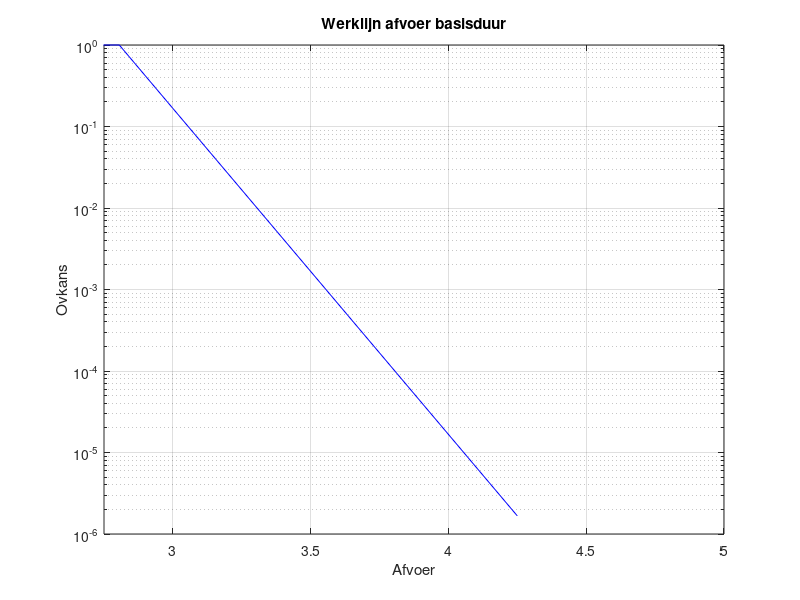
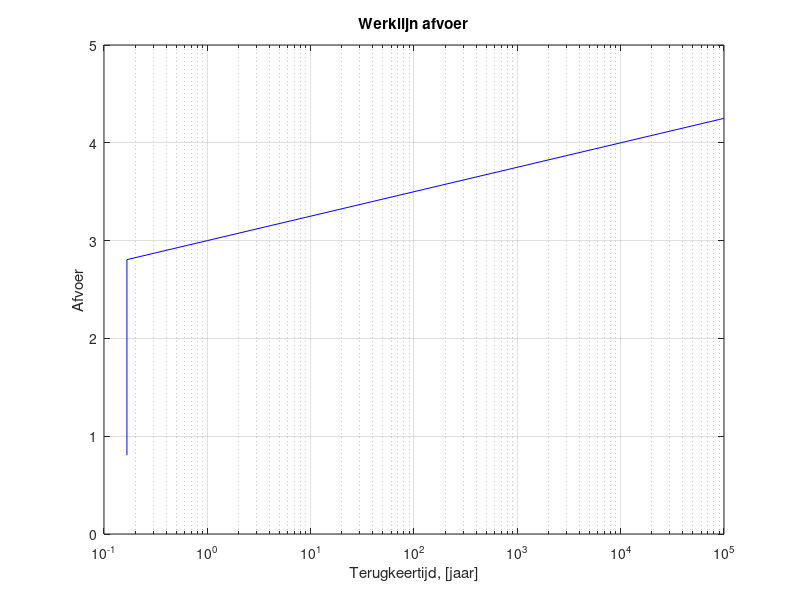
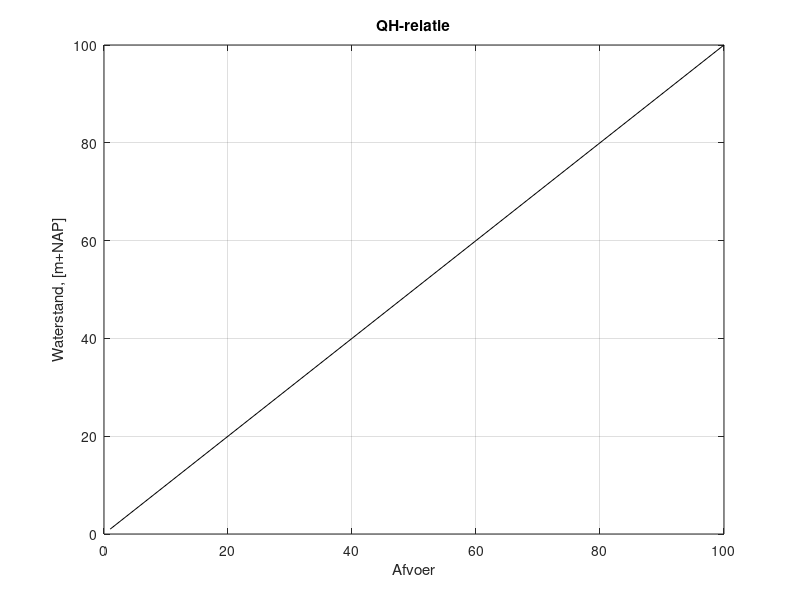
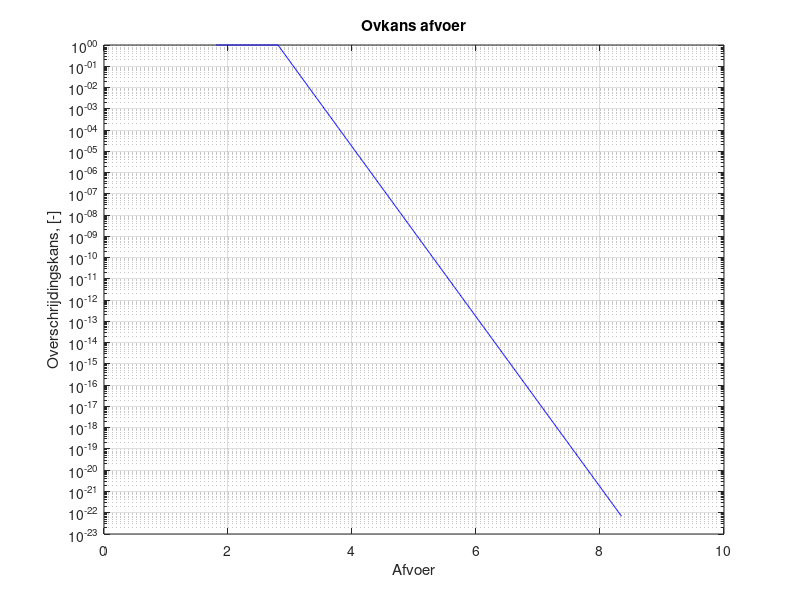

The MATLAB source for these figures, in order: (Note: this script raises an error after producing the figures.)
% Script om modelonzekerheden waterstand uit te integreren.
%
% Aanname: volledige afhankelijkheid opeenvolgende blokken.
%
% Versie van het programma waarbij je een decimeringswaarde van de
% waterstand kunt invoeren.
%
% % Auteur: Chris Geerse
% % Juli 2016



%==========================================================================
% Algemene zaken
%==========================================================================

clc;
clear;
close all
addpath 'Hulproutines\' 'Invoer\';

% Voer hier de decimeringswaarde van de waterstand in:
hDec  = 0.25;    % m

% Onzekerheid waterstand, normaal verdeel met mu en sigma
hMu  = 0;        %m
hSig = 0.4;     %m

% Bepaal onzekerheid bij terugkeertijd:
Tkt         = 1000; %NB: effect is wel afhankelijk van Tkt.

%==========================================================================
% Invoerparameters.
%==========================================================================

% Ovkans afvoer in basisduur. Neem gewoon de afvoer en de waterstand gelijk
% aan elkaar.
hBegin     = 3.0;   %m+NAP
% kOvkansInv = [...
%     hBegin,        1/6               %T = 1 jaar
%     hBegin+5*hDec, 1/6*(1/100000)];  %T = 10^5 jaar

hMin = hBegin + hDec*log10(1/6);
kOvkansInv = [...
    hMin-2,        1
    hMin,          1-0.00001
    hBegin,        1/6               %T = 1 jaar
    hBegin+5*hDec, 1/6*(1/100000)];  %T = 10^5 jaar
    


% Kansen basisduur
figure
semilogy( kOvkansInv(:,1), kOvkansInv(:,2), 'b-')
hold on; grid on
title('Werklijn afvoer basisduur')
xlabel('Afvoer')
ylabel('Ovkans')
%legend('Zonder modelonzekerheid ws', 'Met modelonzekerheid ws')
xlim([hBegin - hDec,5])

% Werklijn afvoer
figure
semilogx(1./(6*kOvkansInv(:,2)), kOvkansInv(:,1), 'b-')
hold on; grid on
title('Werklijn afvoer')
xlabel('Terugkeertijd, [jaar]')
ylabel('Afvoer')
%legend('Zonder modelonzekerheid ws', 'Met modelonzekerheid ws')
xlim([0.10, 1e5])

% QH-relatie (zelfde als afvoer)
QH_relatie =[...
    1,   1
    100, 100];

figure
plot(QH_relatie(:,1),QH_relatie(:,2), 'k-')
hold on; grid on
title('QH-relatie')
xlabel('Afvoer')
ylabel('Waterstand, [m+NAP]')
%xlim([6000, 24000])





%==========================================================================
%==========================================================================
% Berekeningen
%==========================================================================
%==========================================================================

% Maak k-grid (hier gewoon in meters)
%kMin = hBegin;
kMin = hMin -1;
kSt  = 0.01;    %default 0.001
%kMax = hBegin + 30*hDec;
kMax = hBegin + 15*hDec + 4*hSig;

% Ovkansen op kGrid
kGrid = [kMin : kSt : kMax]';
kPov  = exp( interp1(kOvkansInv(:,1), log(kOvkansInv(:,2)), kGrid, 'linear', 'extrap') );

figure
semilogy(kGrid, kPov, 'b-')
hold on; grid on
title('Ovkans afvoer')
xlabel('Afvoer')
ylabel('Overschrijdingskans, [-]')



%==========================================================================
% Ovkansen waterstand zonder modelonzekerheid waterstand
%==========================================================================

% grid van waterstanden
hGrid = kGrid;

for i = 1 : length(hGrid)
    hPov(i)  = exp( interp1( kGrid, log(kPov),  bepaalQbijH( hGrid(i), QH_relatie) , 'linear', 'extrap') );
end


figure
semilogy(hGrid, hPov, 'b-')
hold on; grid on
title('Ovkans waterstand')
xlabel('Waterstand')
ylabel('Overschrijdingskans, [-]')



%==========================================================================
% Ovkansen waterstand met modelonzekerheid waterstand
%==========================================================================

% Maak y-grid voor verwerken onzekerheid waterstand
yMin  = hMu - 4*hSig;
ySt   = hSig/10;
yMax  = hMu + 4*hSig;

yGrid = [yMin : ySt : yMax]';


% Bereken integraal P_B(H>h) inclusief onzekerheid y voor ws in basisduur B.
% Doe dit op h-grid van waterstanden.

%initialisatie
PovAfvoer      = zeros(length(yGrid),1);
maximalePovAfvoer = 0;
for i = 1 : length(hGrid)
    
    PovAfvoer    = exp( interp1( kGrid, log(kPov),  bepaalQbijH( hGrid(i) - yGrid, QH_relatie) , 'linear', 'extrap') );
    PovAfvoer(PovAfvoer>=1) = 1;
    
    klassekansen = normpdf(yGrid, hMu, hSig)*ySt;
    
    % bereken integraal
    hPovOnz(i)   = klassekansen' * PovAfvoer;
    
    maximalePovAfvoer = [maximalePovAfvoer, max(PovAfvoer)];
end



% Effect onzekerheid bij terugkeertijd T:
%Tkt         = 1;
hZonderOnz  = interp1( log(hPov),    hGrid, log( (1/Tkt)/6 ), 'linear', 'extrap');
hMetOnz     = interp1( log(hPovOnz), hGrid, log( (1/Tkt)/6 ), 'linear', 'extrap');
EffectOnz   = hMetOnz - hZonderOnz;

% %==========================================================================
% % Figuren
% %==========================================================================

% 
% QH_uitgebreid(:,1) = kGrid;
% QH_uitgebreid(:,2) = interp1(QH_relatie(:,1), QH_relatie(:,2), kGrid, 'linear', 'extrap');
% 
% 
% figure
% plot(QH_uitgebreid(:,1),QH_uitgebreid(:,2), 'k-')
% hold on; grid on
% title('QH-relatie')
% xlabel('Afvoer')
% ylabel('Waterstand, [m+NAP]')
% 
% 
close all

% Kansen in basisduur
figure
semilogy(hGrid, hPov, 'b-','linewidth', 1.5)
hold on; grid on
semilogy(hGrid, hPovOnz, 'r-','linewidth', 1.5)
%title(['Uitintegratie onzekerheid waterstand, effect = ', num2str(100*EffectOnz),' cm'])
title(['Illustratie van bepalen effect'])
xlabel('Waterstand')
ylabel('Overschrijdingskans, [-]')
legend('Zonder modelonzekerheid ws', 'Met modelonzekerheid ws')
ylim([1e-7, 10])
xlim([2.0, 5])


% Frequentielijnen
figure
semilogx(1./(6*hPov), hGrid, 'b-','linewidth', 1.5)
hold on; grid on
semilogx( 1./(6*hPovOnz), hGrid, 'r-','linewidth', 1.5)
title(['Uitintegratie onzekerheid waterstand, effect = ', num2str(100*EffectOnz),' cm'])
xlabel('Terugkeertijd, [jaar]')
ylabel('Waterstand')
legend('Zonder modelonzekerheid ws', 'Met modelonzekerheid ws')
xlim([1, 1e5])
ylim([3.0, 6])

%close all

disp(['Decimeringswaarde      = ', num2str(100*hDec),' cm'])
%disp(['Gemiddelde onz.heid    = ', num2str(100*hMu),'  cm'])
disp(['Standaarddev. onz.heid = ', num2str(100*hSig),' cm'])
disp(['Effect onz.heid bij T = ', num2str(Tkt), ' jaar = ', num2str(100*EffectOnz),' cm'])
  


